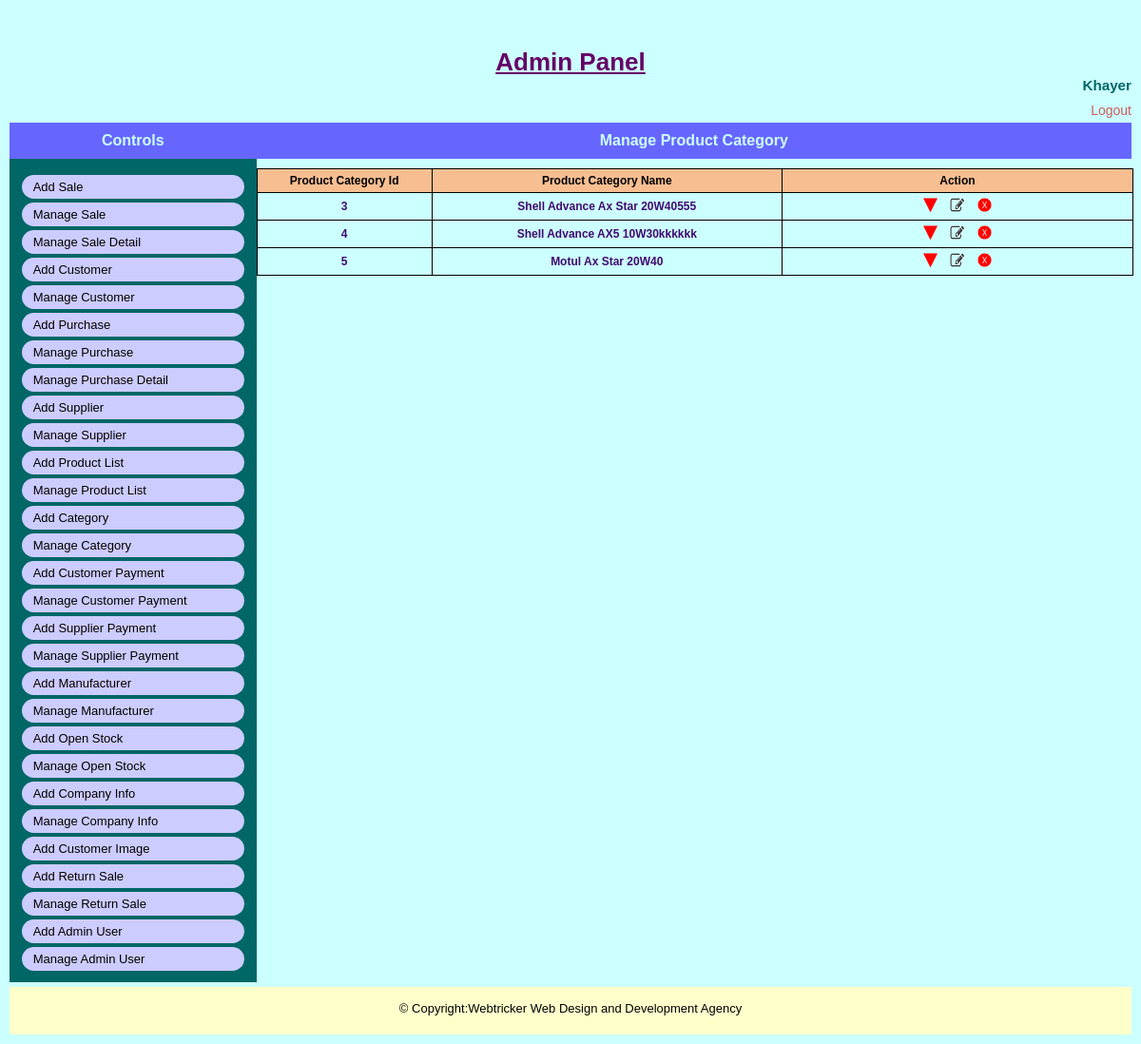
The page /admin/manage_category.php (signed in) on the database its author committed.
### tables this page shows
CREATE TABLE `tbl_product_cat_info` (
  `product_cat_id` int(4) NOT NULL,
  `product_cat_name` varchar(100) NOT NULL,
  `manufact_id` int(4) NOT NULL,
  `status` tinyint(1) NOT NULL DEFAULT 1,
  `deletion_status` tinyint(1) NOT NULL,
  `created_date_time` timestamp NOT NULL DEFAULT current_timestamp() ON UPDATE current_timestamp()
);

### admin/manage_category.php (called while the page is built, shortened)
<?php
include 'admin_master_page.php';

### classes/database.php (called while the page is built, shortened)
<?php
class Database {
    public function connect() {
        $this->host_name="localhost";
        $this->user_name="u430957945_db_sales_inven";
        $this->password="Inven1254$";
        $this->database_name="u430957945_db_sales_inven";
        $conn= new mysqli($this->host_name,$this->user_name,$this->password,$this->database_name);
        return $conn;
    }
}
?>

### classes/admin.php (called while the page is built, shortened)
<?php
require_once '../classes/database.php';
class Admin extends Database {
    public function select_all_product_category()
    {
        $sql="SELECT * FROM tbl_product_cat_info WHERE deletion_status='0'";
        $query_result=  $this->connect()->query($sql);
        return $query_result;
    }
}

### admin/pages/manage_category_view.php (the view, shortened to what this page needs)
<?php
    $query_result=$obj_admin->select_all_product_category();
?>
<div class="common_wrap">
    <div class="content_title">
        <h4>Manage Product Category</h4>
    </div>
    <div class="manage_wrap">
        <div class="row">
            <div class="cell_1 bg_color_1 fontsize_12">Product Category Id</div>
            <div class="cell_2 bg_color_1 fontsize_12">Product  Category Name</div>
            <div class="cell_5 bg_color_1 fontsize_12">Action</div>
        </div>
        <?php
            while($row=mysqli_fetch_assoc($query_result))
            {
        ?>
        <div class="row">
            <div class="cell_1 color_1"><?php echo $row['product_cat_id']?></div>
            <div class="cell_2 color_1"><?php echo $row['product_cat_name']?></div>
            <div class="cell_5 color_1 manage_link_btn">
            <?php
                if($row['status']==0)
                {
            ?>
            <a class="btn_active" href="?status=active&id=<?php echo $row['product_cat_id']?>" title="Inactive"></a>
            <?php } else{?>
            <a class="btn_inactive" href="?status=inactive&id=<?php echo $row['product_cat_id']?>" title="Active"></a>
            <?php } ?>
            <a class="btn_edit" href="edit_product_category.php?id=<?php echo $row['product_cat_id']?>" title="Edit"></a>
            <a class="btn_delete" href="?status=delete&id=<?php echo $row['product_cat_id']?>" onclick="return check_delete();" title="Delete"></a>
            </div>
        </div>
        <?php }?>
    </div>
</div>

### asset/css/style.css (style rules this page uses)
body { background-color:#000;color:#000;margin:0;padding:0;font-family:sans-serif;font-size:13px }
h1,h2,h3,h4,h5,h6 { margin:0;padding:0; }
.header_wrap,.menu,.content_wrap,.footer_wrap,.user_info,.admin_content,.common_title,.common_wrap, .view_content,.page_content,.image_wrap,.slide_wrap,.slide_inner,.slide,.sidebar_box_wrap,.sidebar_box, .gallery,.gallery_image_outer,.gallery_image_outer a,.gallery_detail,.common_description,.home_link, .sidebar_box ul,.notice_detail,.front_form_wrap,.front_form_wrap .input_wrap,.event_entry_detail, .student_detail_wrap,.result_detail,.front_content_wrap,.class_routine_details,.routine_display { float:left;position:relative;width:100%; -webkit-box-sizing:border-box; -moz-box-sizing:border-box; box-sizing:border-box }
.admin_page h4 { text-align:center;color:#ccffff;padding:10px 0;margin:0 0 10px 0;font-size:16px; background-color:#6666ff }
.manage_wrap { display:table;position:relative;width:100%;border:1px solid #000;border-bottom:none }
.row { display:table-row;position:relative;width:100%;font-weight:700; -webkit-box-sizing:border-box;-moz-box-sizing:border-box;box-sizing:border-box }
.cell_1,.cell_2,.cell_3,.cell_4,.cell_5,.purchse_cell_1,.purchse_cell_2,.cell_25 { display:table-cell;width:20%;border-right:1px solid #000; color:#000;text-align:center;border-bottom:1px solid #000; padding:5px 0;font-size:12px; -webkit-box-sizing:border-box; -moz-box-sizing:border-box; box-sizing:border-box;vertical-align:middle }
.bg_color_1 { background:#f7be91 }
.color_1 { color:#400b70 }
.cell_1 { width:10% }
.cell_5 { border-right:none }
.fontsize_12 { font-size:12px }
.manage_link_btn a { display:inline-block;width:15px;height:15px;margin:0 5px;padding:0; text-decoration:none;color:#0e03f5 }
.manage_link_btn a.btn_inactive { background:url(../images/btn_status_inactive_bg.png) no-repeat 0 0; background-size:100% 100% }
.manage_link_btn a.btn_delete { background:url(../images/btn_delete_bg.png) no-repeat 0 0; background-size:100% 100% }
.manage_link_btn a.btn_edit { background:url(../images/btn_edit_bg.png) no-repeat 0 0; background-size:100% 100% }

### rows shown on the page
tbl_product_cat_info: product_cat_id "3", product_cat_name "Shell Advance Ax Star 20W40555", status 1 (drawn)
tbl_product_cat_info: product_cat_id "4", product_cat_name "Shell Advance AX5 10W30kkkkkk", status 1 (drawn)
tbl_product_cat_info: product_cat_id "5", product_cat_name "Motul Ax Star 20W40", status 1 (drawn)

### other values the page prints
$_SESSION['admin_name'] "Khayer"
